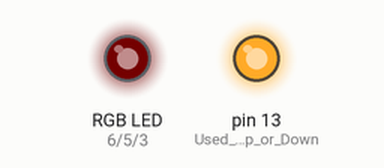
Recording of a sketch running on a simulated Arduino Uno, built with avr-gcc and run on an emulated ATmega328P. On the bench: an RGB LED mixed from three pins (HIGH = lit), output pins drawn as LEDs (lit = HIGH). Dim RGB values are drawn brighter than linear.

Above: at 0.1 s.
At 29.6 s:
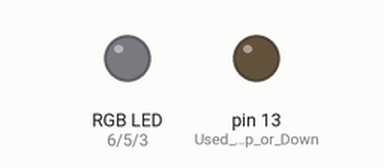
Timing chart, 0 to 40.0 s (numbered marks = the images above):
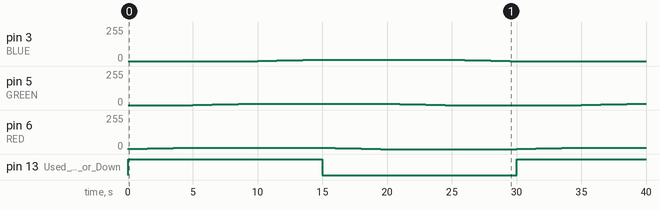

Measured:
- by itself, pin 3 (BLUE): rises from 0/255 to 10/255 in 4.5 s, then falls to 0/255 in 15.0 s
- by itself, pin 5 (GREEN): 0/255 → 1/255 at 5.0 s, → 2/255 0.50 s later, → 3/255 0.50 s later, → 4/255 0.50 s later, … (30 changes in this stretch)
- by itself, pin 6 (RED): 0/255 → 1/255 at 0.00 s, → 2/255 0.50 s later, → 3/255 0.50 s later, → 4/255 0.50 s later, … (30 changes in this stretch)
- by itself, pin 13 (Used_to_check_Up_or_Down): HIGH → LOW at 15.0 s, → HIGH 15.0 s later

The sketch:

RGB_LED.ino
```cpp
//www.elegoo.com
//2016.12.8


// define variables
int redValue;
int greenValue;
int blueValue;
int maxValue;
String UpDown;

void setup()
{

// Define Pins
#define BLUE 3
#define GREEN 5
#define RED 6

pinMode(RED, OUTPUT);
pinMode(GREEN, OUTPUT);
pinMode(BLUE, OUTPUT);
digitalWrite(RED, HIGH);
digitalWrite(GREEN, LOW);
digitalWrite(BLUE, LOW);

pinMode(LED_BUILTIN, OUTPUT);  //Used to check Up or Down


redValue = 0; // choose a value between 1 and 255 to change the color.
greenValue = 0;
blueValue = 0;
maxValue = 10;
UpDown = "Up";

analogWrite(RED, redValue);
analogWrite(GREEN, greenValue);
analogWrite(BLUE, blueValue);
digitalWrite(LED_BUILTIN, HIGH);   // turn the LED on (HIGH is the voltage level)
}


// main loop
void loop()
{
  loopThroughColors();
  checkDirection();
}

void loopThroughColors()
{

if (UpDown == "Up")
{
  if(redValue < 10)
  {
    redValue++;
    analogWrite(RED, redValue);
    delay(500);
  }
  else if (greenValue < 10)
  {
    greenValue++;
    analogWrite(GREEN, greenValue);
    delay(500);
  }
  else if (blueValue < 10)
  {
    blueValue++;
    analogWrite(BLUE, blueValue);
    delay(500);
  }
}
else if (UpDown == "Down")
{
  if(redValue > 0)
  {
    redValue--;
    analogWrite(RED, redValue);
    delay(500);
  }
  else if (greenValue > 0)
  {
    greenValue--;
    analogWrite(GREEN, greenValue);
    delay(500);
  }
  else if (blueValue > 0)
  {
    blueValue--;
    analogWrite(BLUE, blueValue);
    delay(500);
  }
}
}

void checkDirection()
{
  if (redValue == 10 && greenValue == 10 && blueValue == 10)
{
    UpDown = "Down";
}
  else if (redValue == 0 && greenValue == 0 && blueValue == 0)
{
    UpDown = "Up";
}

if (UpDown == "Up"){digitalWrite(LED_BUILTIN, HIGH);}
else if (UpDown == "Down"){digitalWrite(LED_BUILTIN, LOW);}
}
```
